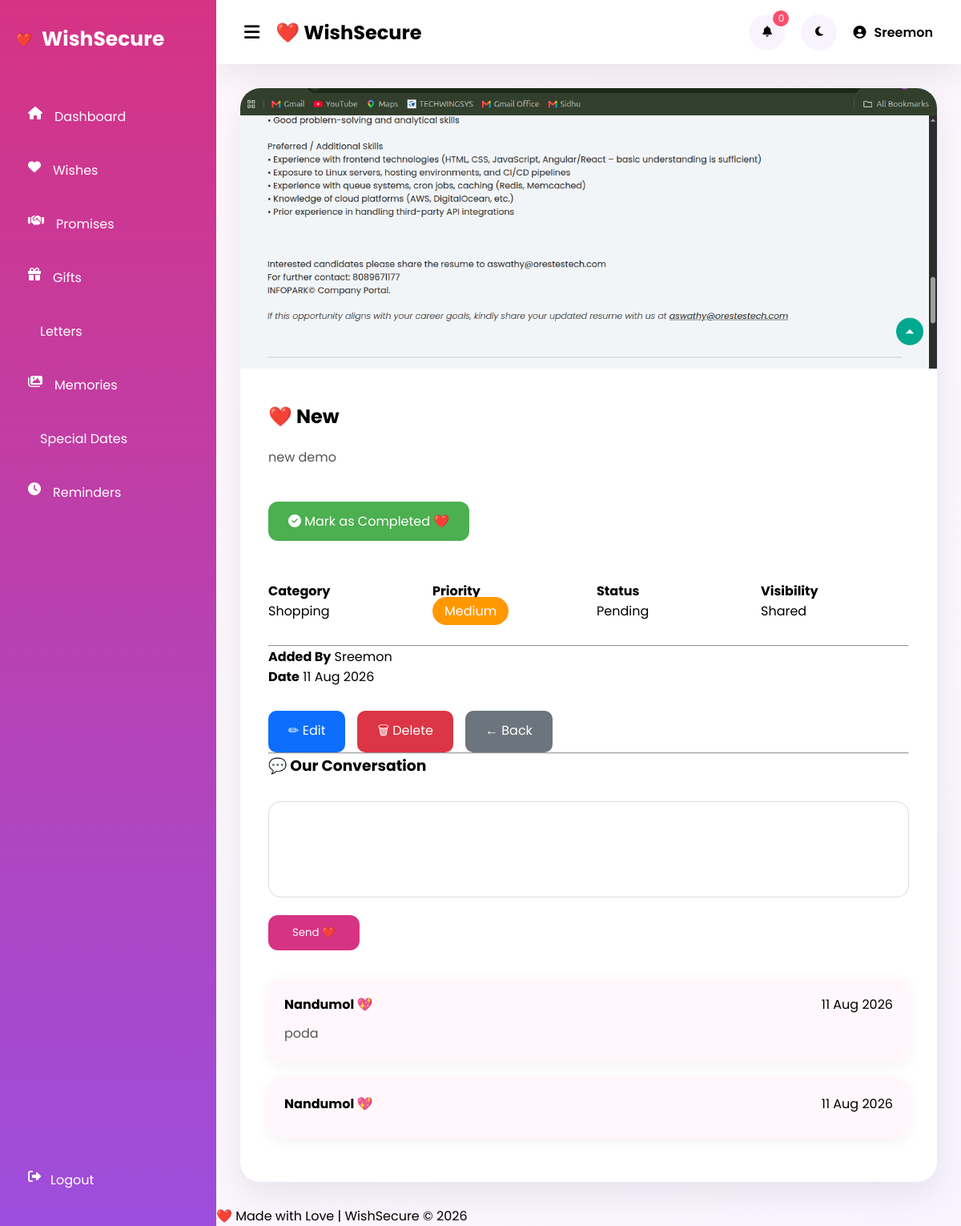
Screenshot of /wishes/view/2/ (signed in) with the database file from the repository.
### wishes/models.py (models this page shows, shortened)
class Wish(models.Model):
    PRIORITY = (
        ('High', 'High'),
        ('Medium', 'Medium'),
        ('Low', 'Low'),
    )
    STATUS = (
        ('Pending', 'Pending'),
        ('In Progress', 'In Progress'),
        ('Completed', 'Completed'),
    )
    VISIBILITY = (
        ('Shared', 'Shared'),
        ('Private', 'Private'),
    )
    title = models.CharField(max_length=200)
    description = models.TextField()
    category = models.ForeignKey(
        Category,
        on_delete=models.CASCADE
    )
    priority = models.CharField(
        max_length=20,
        choices=PRIORITY,
        default='Medium'
    )
    status = models.CharField(
        max_length=20,
        choices=STATUS,
        default='Pending'
    )
    visibility = models.CharField(
        max_length=20,
        choices=VISIBILITY,
        default='Shared'
    )
    created_by = models.ForeignKey(
        User,
        on_delete=models.CASCADE
    )
    image = models.ImageField(
        upload_to='wishes/',
        blank=True,
        null=True
    )
    completed_by = models.ForeignKey(
    User,
    on_delete=models.SET_NULL,
    null=True,
    blank=True,
    related_name="completed_wishes"
)
    completed_at = models.DateTimeField(
        null=True,
        blank=True
    )
    created_at = models.DateTimeField(auto_now_add=True)
    updated_at = models.DateTimeField(auto_now=True)

class Category(models.Model):
    name = models.CharField(max_length=100)
    icon = models.CharField(
        max_length=50,
        blank=True,
        null=True
    )
    def __str__(self):
        return self.name

class WishComment(models.Model):
    wish = models.ForeignKey(
        Wish,
        on_delete=models.CASCADE,
        related_name="comments"
    )
    user = models.ForeignKey(
        User,
        on_delete=models.CASCADE
    )
    comment = models.TextField()
    created_at = models.DateTimeField(auto_now_add=True)

### wishes/views.py (the view)
@login_required
def view_wish(request,id):
    wish=get_object_or_404(
        Wish,
        id=id
    )
    if wish.visibility=="Private" and wish.created_by!=request.user:
        messages.error(
            request,
            "This wish is private."
        )
        return redirect("wish_list")
    return render(
        request,
        "wishes/view_wish.html",
        {
            "wish":wish
        }
    )

### template/wishes/view_wish.html (shortened to what this page needs)
{% extends 'base.html' %}
{% block content %}
<div class="wish-detail-card">
{% if wish.image %}
<img src="{{wish.image.url}}" class="wish-banner">
{% endif %}
<div class="detail-body">
<h2>
❤️ {{wish.title}}
</h2>
<p class="description">
{{wish.description}}
</p>
{% if wish.status != "Completed" %}
<a href="{% url 'complete_wish' wish.id %}"
class="complete-btn">
<i class="fa-solid fa-circle-check"></i>
Mark as Completed ❤️
</a>
{% endif %}
<div class="info-grid">
<div>
<strong>Category</strong>
<br>
{{wish.category}}
</div>
<div>
<strong>Priority</strong>
<br>
<span class="priority {{wish.priority|lower}}">
{{wish.priority}}
</span>
</div>
<div>
<strong>Status</strong>
<br>
{{wish.status}}
</div>
<div>
<strong>Visibility</strong>
<br>
{{wish.visibility}}
</div>
</div>
<hr>
<p>
<b>Added By</b>
{{wish.created_by.first_name}}
</p>
<p>
<b>Date</b>
{{wish.created_at|date:"d M Y"}}
</p>
<div class="actions">
{% if request.user == wish.created_by %}
<a href="{% url 'edit_wish' wish.id %}" class="edit-btn">
✏ Edit
</a>
<a href="{% url 'delete_wish' wish.id %}"
onclick="return confirm('Delete this wish?')"
class="delete-btn">
🗑 Delete
</a>
{% endif %}
<a href="{% url 'wish_list' %}" class="back-btn">
← Back
</a>
</div>
<hr>
<h3>
💬 Our Conversation
</h3>
<form method="POST"
action="{% url 'add_comment' wish.id %}"
class="comment-form">
<textarea
name="comment"
placeholder="Write something..."
required>
</textarea>
<button>
Send ❤️
</button>
</form>
<div class="comments">
{% for comment in wish.comments.all %}
<div class="comment-card">
<div class="comment-header">
<strong>
{% if request.user == comment.user %}
You ❤️
{% else %}
{{comment.user.first_name}} 💖
{% endif %}
</strong>
<span>
{{comment.created_at|date:"d M Y"}}
</span>
</div>
<p>
{{comment.comment}}
</p>
</div>
{% empty %}
<p>
No comments yet ❤️
</p>
{% endfor %}
</div>
</div>
</div>
{% endblock %}

### template/base.html (shortened to what this page needs)
{% load static %}
<!DOCTYPE html>
<html lang="en">
<head>
    <link rel="stylesheet"
          href="https://cdnjs.cloudflare.com/ajax/libs/font-awesome/6.7.2/css/all.min.css">
<link rel="stylesheet" href="{% static 'css/style.css' %}">
<link rel="stylesheet" href="{% static 'css/sidebar.css' %}">
<link rel="stylesheet" href="{% static 'css/navbar.css' %}">
<link rel="stylesheet" href="{% static 'css/dashboard.css' %}">
<link rel="stylesheet" href="{% static 'css/animations.css' %}">
<link rel="stylesheet" href="{% static 'css/responsive.css' %}">
<link rel="stylesheet" href="{% static 'css/wishes.css' %}">
</head>
<body>
<div class="wrapper">
    {% include 'sidebar.html' %}
    <div class="main-content">
        {% include 'navbar.html' %}
        <div class="page-content">
            {% block content %}
            {% endblock %}
        </div>
        {% include 'footer.html' %}
    </div>
</div>
</body>
</html>

### template/sidebar.html (shortened to what this page needs)
<div class="sidebar" id="sidebar">
    <div class="logo">
        ❤️
        <h2>
            WishSecure
        </h2>
    </div>
    <ul>
        <li>
            <a href="{% url 'dashboard' %}">
                <i class="fa-solid fa-house"></i>
                Dashboard
            </a>
        </li>
        <li>
            <a href="{% url 'wish_list' %}" class="{% if request.resolver_match.url_name == 'wish_list' %}active{% endif %}">
                <i class="fa-solid fa-heart"></i>
                Wishes
            </a>
        </li>
        <li>
            <a href="#">
                <i class="fa-solid fa-handshake"></i>
                Promises
            </a>
        </li>
        <li>
            <a href="#">
                <i class="fa-solid fa-gift"></i>
                Gifts
            </a>
        </li>
        <li>
            <a href="#">
                Letters
            </a>
        </li>
        <li>
            <a href="#">
                <i class="fa-solid fa-images"></i>
                Memories
            </a>
        </li>
        <li>
            <a href="#">
                Special Dates
            </a>
        </li>
        <li>
            <a href="#">
                <i class="fa-solid fa-clock"></i>
                Reminders
            </a>
        </li>
    </ul>
    <div class="logout">
        <a href="{% url 'logout' %}">
            <i class="fa-solid fa-right-from-bracket"></i>
            Logout
        </a>
    </div>
</div>

### template/navbar.html
<nav class="navbar">
    <div class="left-nav">
        <button id="menu-btn">
            <i class="fa-solid fa-bars"></i>
        </button>
        <h2>
            ❤️ WishSecure
        </h2>
    </div>
    <div class="right-nav">
        <button class="icon-btn">
            <i class="fa-solid fa-bell"></i>
            <span class="badge">
    {{ unread_notifications|default:0 }}
</span>
        </button>
        <button class="icon-btn">
            <i class="fa-solid fa-moon"></i>
        </button>
        <div class="profile">
            <i class="fa-solid fa-user-circle"></i>
            <span>
                {{request.user.first_name}}
            </span>
        </div>
    </div>
</nav>

### template/footer.html
<footer>
    ❤️ Made with Love |
    WishSecure © 2026
</footer>

### static/css/style.css (style rules this page uses)
* { margin:0; padding:0; box-sizing:border-box; font-family:'Poppins',sans-serif; }
:root { --primary:#d63384; --secondary:#9d4edd; --light:#fff7fb; --white:#ffffff; --dark:#2d2d2d; --gray:#6c757d; --shadow:0 15px 40px rgba(0,0,0,.08); }
body { background:linear-gradient(135deg,#fff8fb,#f8f4ff); min-height:100vh; }
.wrapper { display:flex; }
.main-content { width:100%; margin-left:270px; transition:.4s; }
.page-content { padding:30px; }
a { text-decoration:none; }
button { cursor:pointer; }

### static/css/sidebar.css (style rules this page uses)
.sidebar { width:270px; position:fixed; left:0; top:0; bottom:0; background:linear-gradient(180deg,#d63384,#9d4edd); color:white; padding:30px 20px; display:flex; flex-direction:column; }
.logo { display:flex; align-items:center; gap:12px; margin-bottom:50px; }
.logo h2 { font-size:25px; }
.sidebar ul { list-style:none; }
.sidebar ul li { margin-bottom:12px; }
.sidebar ul li a { display:flex; gap:15px; color:white; padding:15px; border-radius:15px; transition:.3s; }
.logout { margin-top:auto; }
.logout a { display:flex; gap:12px; color:white; padding:15px; border-radius:15px; }

### static/css/navbar.css (style rules this page uses)
.navbar { background:white; height:80px; padding:0 35px; display:flex; justify-content:space-between; align-items:center; box-shadow:var(--shadow); }
.left-nav { display:flex; align-items:center; gap:20px; }
#menu-btn { background:none; border:none; font-size:22px; }
.right-nav { display:flex; align-items:center; gap:20px; }
.icon-btn { border:none; background:#f8f4ff; width:45px; height:45px; border-radius:50%; position:relative; }
.badge { position:absolute; top:-5px; right:-5px; width:20px; height:20px; border-radius:50%; background:#ff4d6d; color:white; display:flex; justify-content:center; align-items:center; font-size:12px; }
.profile { display:flex; gap:10px; align-items:center; font-weight:600; }

### static/css/animations.css (style rules this page uses)
.logo { animation:heartbeat 2s infinite; }

### static/css/wishes.css (style rules this page uses)
.wish-detail-card { max-width:900px; margin:auto; background:white; border-radius:25px; overflow:hidden; box-shadow:0 15px 40px rgba(0,0,0,.08); }
.wish-banner { width:100%; height:350px; object-fit:cover; }
.detail-body { padding:35px; }
.description { margin:20px 0; line-height:1.8; color:#555; }
.info-grid { display:grid; grid-template-columns:repeat(4,1fr); gap:20px; margin:30px 0; }
.priority { padding:6px 15px; border-radius:20px; color:white; }
.medium { background:#ff9800; }
.actions { display:flex; gap:15px; margin-top:30px; }
.edit-btn { background:#0d6efd; color:white; padding:12px 25px; border-radius:10px; }
.delete-btn { background:#dc3545; color:white; padding:12px 25px; border-radius:10px; }
.back-btn { background:#6c757d; color:white; padding:12px 25px; border-radius:10px; }
.complete-btn { display:inline-block; margin:20px 0; padding:12px 25px; background:#4caf50; color:white; border-radius:12px; }
.comment-form { margin-top:30px; }
.comment-form textarea { width:100%; height:120px; padding:15px; border-radius:15px; border:1px solid #ddd; resize:none; margin-bottom:15px; }
.comment-form button { background:#d63384; color:white; padding:12px 30px; border:none; border-radius:12px; cursor:pointer; }
.comments { margin-top:35px; }
.comment-card { background:#fff7fb; padding:20px; border-radius:15px; margin-bottom:20px; box-shadow:0 5px 20px rgba(0,0,0,.05); }
.comment-header { display:flex; justify-content:space-between; margin-bottom:10px; }
.comment-card p { line-height:1.8; color:#555; }

### rows the page displays
Wish: image (picture), title "New", description "new demo", category "Shopping", priority "Medium", status "Pending", visibility "Shared", created_by.first_name "Sreemon", created_at "11 Aug 2026"
WishComment: user.first_name "Nandumol", created_at "11 Aug 2026", comment "poda"
WishComment: user.first_name "Nandumol", created_at "11 Aug 2026"

### other values shown
{{ unread_notifications|default:0 }} "0"
{{ request.user.first_name }} "Sreemon"
